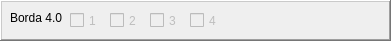
      <widget class="QFrame" name="frame_12">
       <property name="geometry">
        <rect>
         <x>5</x>
         <y>200</y>
         <width>391</width>
         <height>41</height>
        </rect>
       </property>
       <property name="frameShape">
        <enum>QFrame::WinPanel</enum>
       </property>
       <property name="frameShadow">
        <enum>QFrame::Raised</enum>
       </property>
       <widget class="QCheckBox" name="cb401">
        <property name="enabled">
         <bool>false</bool>
        </property>
        <property name="geometry">
         <rect>
          <x>70</x>
          <y>10</y>
          <width>41</width>
          <height>21</height>
         </rect>
        </property>
        <property name="text">
         <string>1</string>
        </property>
       </widget>
       <widget class="QCheckBox" name="cb402">
        <property name="enabled">
         <bool>false</bool>
        </property>
        <property name="geometry">
         <rect>
          <x>110</x>
          <y>10</y>
          <width>41</width>
          <height>21</height>
         </rect>
        </property>
        <property name="text">
         <string>2</string>
        </property>
       </widget>
       <widget class="QLabel" name="label_15">
        <property name="geometry">
         <rect>
          <x>10</x>
          <y>10</y>
          <width>58</width>
          <height>16</height>
         </rect>
        </property>
        <property name="text">
         <string>Borda 4.0</string>
        </property>
       </widget>
       <widget class="QCheckBox" name="cb403">
        <property name="enabled">
         <bool>false</bool>
        </property>
        <property name="geometry">
         <rect>
          <x>150</x>
          <y>10</y>
          <width>41</width>
          <height>21</height>
         </rect>
        </property>
        <property name="text">
         <string>3</string>
        </property>
       </widget>
       <widget class="QCheckBox" name="cb404">
        <property name="enabled">
         <bool>false</bool>
        </property>
        <property name="geometry">
         <rect>
          <x>190</x>
          <y>10</y>
          <width>41</width>
          <height>21</height>
         </rect>
        </property>
        <property name="text">
         <string>4</string>
        </property>
       </widget>
      </widget>
